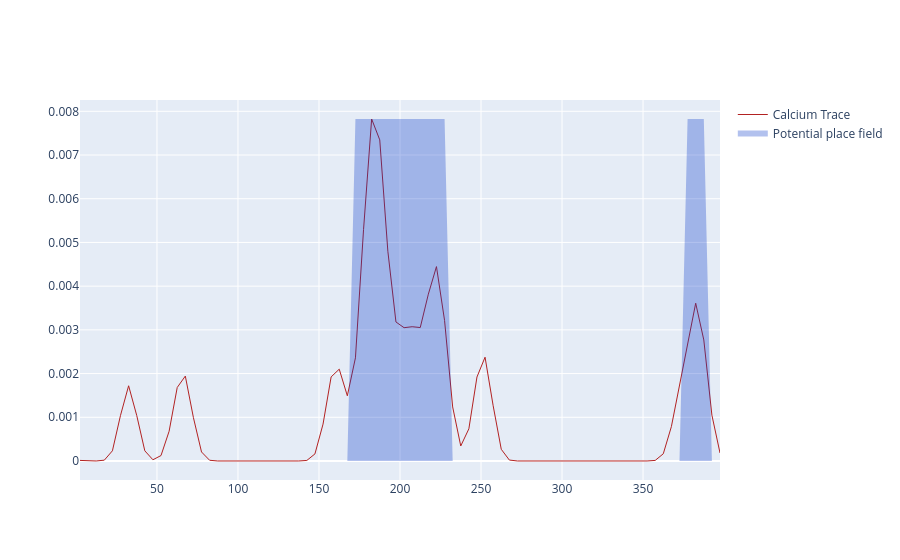

Write notebook code for a chart like this one.
### Code cell
inspect_cell(2969, tuning_curves=smoothcurves,transients=transients,Filtered_Position=Filtered_Position, epochs=epochs, is_running=is_running, bin_indices=bin_indices, num_frames=num_frames,
             FilterField_thresholdRatio = FilterField_thresholdRatio, FilterMean_threshold = FilterMean_threshold, FilterTime_thresholdRatio = FilterTime_thresholdRatio)
